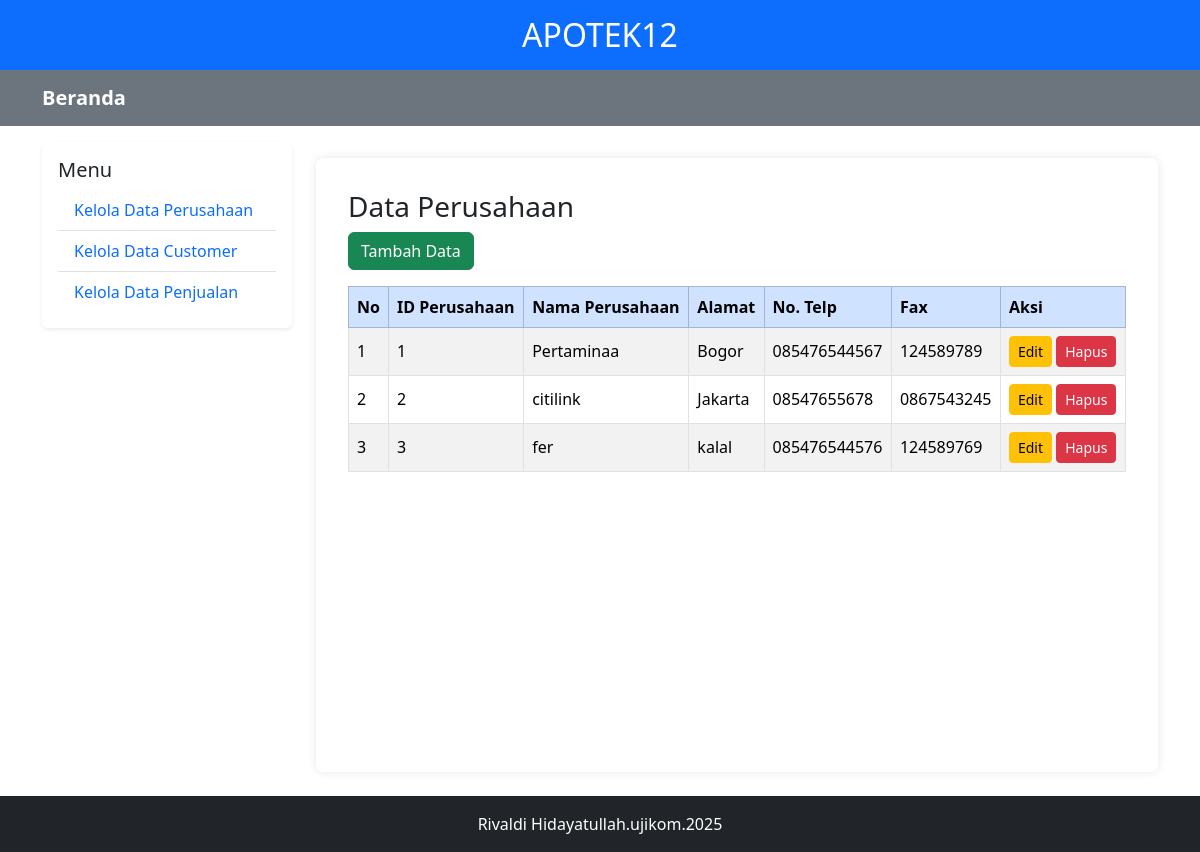
Page /perusahaan.php on the committed database.
### tables this page shows
CREATE TABLE `perusahaan` (
  `id_perusahaan` int(11) NOT NULL,
  `nama_perusahaan` varchar(100) NOT NULL,
  `alamat` text NOT NULL,
  `no_telp` varchar(20) NOT NULL,
  `fax` varchar(20) NOT NULL
);

### perusahaan.php (the view, shortened to what this page needs)
<?php
include 'koneksi.php';
$data = mysqli_query($conn, "SELECT * FROM perusahaan");
?>
<!DOCTYPE html>
<html lang="id">
<head>
  <link href="https://cdn.jsdelivr.net/npm/bootstrap@5.3.3/dist/css/bootstrap.min.css" rel="stylesheet" />
</head>
<body>
  <header class="bg-primary text-white text-center py-3">
    <h2 class="m-0">APOTEK12</h2>
  </header>
  <nav class="navbar navbar-expand-lg navbar-dark bg-secondary">
    <div class="container">
      <a class="navbar-brand d-none d-lg-block fw-bold" href="index.php">Beranda</a>
    </div>
  </nav>
  <div class="container-lg d-flex mt-3" style="min-height: calc(100vh - 170px);">
    <aside class="d-none d-lg-block bg-white p-3 rounded shadow-sm" style="width: 250px; height: fit-content;">
      <h5>Menu</h5>
      <nav class="nav flex-column">
        <a class="nav-link py-2 border-bottom" href="perusahaan.php">Kelola Data Perusahaan</a>
        <a class="nav-link py-2 border-bottom" href="customer.php">Kelola Data Customer</a>
        <a class="nav-link py-2" href="kelola_penjualan.php">Kelola Data Penjualan</a>
      </nav>
    </aside>
    <main class="flex-grow-1 ms-lg-4">
      <h3>Data Perusahaan</h3>
      <a href="tambah_perusahaan.php" class="btn btn-success mb-3">Tambah Data</a>
      <div class="table-responsive">
        <table class="table table-bordered table-striped align-middle">
          <thead class="table-primary">
            <tr>
              <th>No</th>
              <th>ID Perusahaan</th>
              <th>Nama Perusahaan</th>
              <th>Alamat</th>
              <th>No. Telp</th>
              <th>Fax</th>
              <th>Aksi</th>
            </tr>
          </thead>
          <tbody>
            <?php $no = 1; while ($d = mysqli_fetch_assoc($data)) : ?>
            <tr>
              <td><?= $no++ ?></td>
              <td><?= htmlspecialchars($d['id_perusahaan']) ?></td>
              <td><?= htmlspecialchars($d['nama_perusahaan']) ?></td>
              <td><?= htmlspecialchars($d['alamat']) ?></td>
              <td><?= htmlspecialchars($d['no_telp']) ?></td>
              <td><?= htmlspecialchars($d['fax']) ?></td>
              <td>
                <a href="edit_perusahaan.php?id_perusahaan=<?= urlencode($d['id_perusahaan']) ?>" class="btn btn-sm btn-warning">Edit</a>
                <a href="hapus_perusahaan.php?id_perusahaan=<?= urlencode($d['id_perusahaan']) ?>" onclick="return confirm('Yakin ingin menghapus data ini?')" class="btn btn-sm btn-danger">Hapus</a>
              </td>
            </tr>
            <?php endwhile; ?>
          </tbody>
        </table>
      </div>
    </main>
  </div>
  <footer class="bg-dark text-white text-center py-3 mt-4">
    <p class="mb-0">Rivaldi Hidayatullah.ujikom.2025</p>
  </footer>
</body>
</html>

### perusahaan.php (style rules this page uses)
body { background-image: url('gambar/image1.jpeg'); background-size: cover; background-repeat: no-repeat; background-attachment: fixed; background-position: center; min-height: 100vh; display: flex; flex-direction: column; }
main { background-color: rgba(255, 255, 255, 0.95); border-radius: 8px; box-shadow: 0 0 10px rgba(0,0,0,0.1); padding: 2rem; margin-top: 1rem; overflow-x: auto; }
footer { margin-top: auto; }

### rows in the picture
perusahaan: id_perusahaan "1", nama_perusahaan "Pertaminaa", alamat "Bogor", no_telp "085476544567", fax "124589789"
perusahaan: id_perusahaan "2", nama_perusahaan "citilink", alamat "Jakarta", no_telp "08547655678", fax "0867543245"
perusahaan: id_perusahaan "3", nama_perusahaan "fer", alamat "kalal", no_telp "085476544576", fax "124589769"
